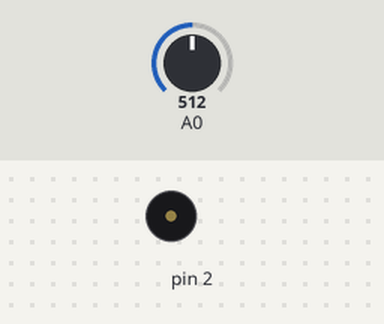
A sketch run on a simulated Arduino Uno, built with avr-gcc and run on an emulated ATmega328P. On the bench: buzzer (waves = sounding). The inputs (shaded band) are chosen by the test bench; at power-on: A0 = 512. What the sketch prints to the serial monitor is not drawn.

Above: at 6.2 s.
6.3 s: A0 set to 523
At 6.6 s:
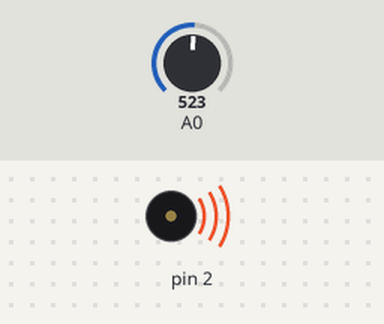
9.3 s: A0 set to 511
At 9.3 s:
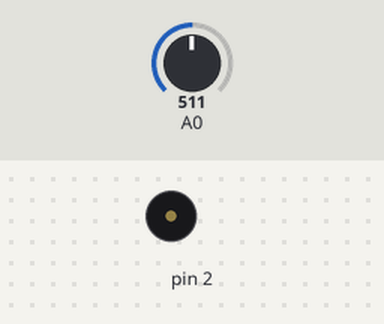
10.8 s: A0 set to 716
At 11.35 s:
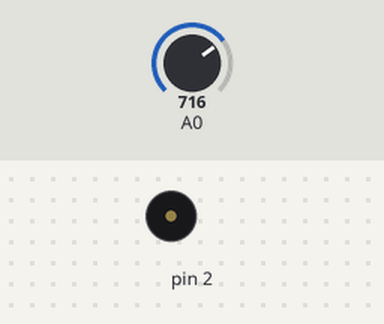
13.8 s: A0 set to 306
At 13.8 s:
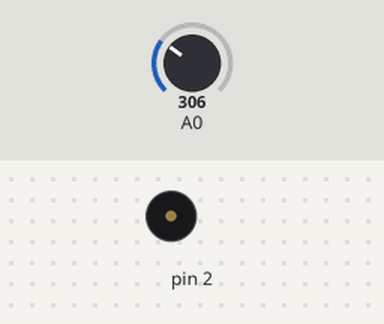
Timing chart, 0 to 16.3 s (numbered marks = the images above; inputs shaded):
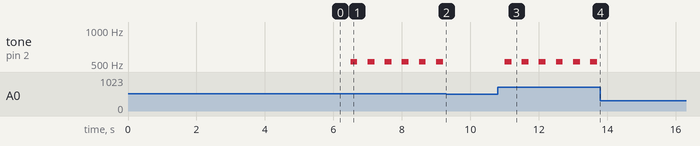

Measured:
- the behaviour switches between 512 and 513 on A0 (found by bisection; images 0 and 1)
- after the input at 6.3 s, tone on pin 2: alternates 523 Hz for 0.20 s and silent for 0.30 s, starting after 0.20 s
- after the input at 9.3 s, tone on pin 2: stops changing and stays silent
- after the input at 10.8 s, tone on pin 2: alternates 523 Hz for 0.20 s and silent for 0.30 s, starting after 0.20 s
- after the input at 13.8 s, tone on pin 2: stops changing and stays silent

The sketch:

FM625_Lab13.ino
```cpp
#define C 523
#define D 587
#define E 659
#define F 698
#define G 783

int maxValue = 0;    // 將最大值設為 0
int minValue = 1023; // 將最小值設為 1023
int interval = 0;

void setup() {
  Serial.begin(9600);
  unsigned long pastTime = millis();
  Serial.println("開始校正環境光線");
  // 找出環境光線的最大與最小值, 就是演奏時可以感測光線的範圍
  while (millis() - pastTime < 5000) {
    int sensorValue = analogRead(A0);
    if (sensorValue > maxValue) {// 更新感測到的最大值
      maxValue = sensorValue;
    }
    if (sensorValue < minValue) {// 更新感測到的最小值
      minValue = sensorValue;
    }
  }
  Serial.println("校正結束, 開始演奏音樂!");
  // 將可感測光線的區域分為 6 個區間, 代表 5 個音階區間和靜音區間
  interval = (maxValue - minValue) / 6;
}

void loop() {
  int value = analogRead(A0);
  // 偵測到的數值在第 6 區間時執行此區塊
  if (value > minValue + interval * 5) {
    tone(2, C);
    Serial.println("C");
    delay(200);
    noTone(2);
    delay(300);
  }
  // 偵測到的數值在第 5 區間時執行此區塊
  else if (value > minValue + interval * 4) {
    tone(2, D);
    Serial.println("D");
    delay(200);
    noTone(2);
    delay(300);
  }
  // 偵測到的數值在第 4 區間時執行此區塊
  else if (value > minValue + interval * 3) {
    tone(2, E);
    Serial.println("E");
    delay(200);
    noTone(2);
    delay(300);
  }
  // 偵測到的數值在第 3 區間時執行此區塊
  else if (value > minValue + interval * 2) {
    tone(2, F);
    Serial.println("F");
    delay(200);
    noTone(2);
    delay(300);
  }
  // 偵測到的數值在第 2 區間時執行此區塊
  else if (value > minValue + interval) {
    tone(2, G);
    Serial.println("G");
    delay(200);
    noTone(2);
    delay(300);
  }
  // 偵測到的數值在第 1 區間時執行此區塊
  else {
    noTone(2);
    Serial.println("no sound");
    delay(500);
  }
}
```
